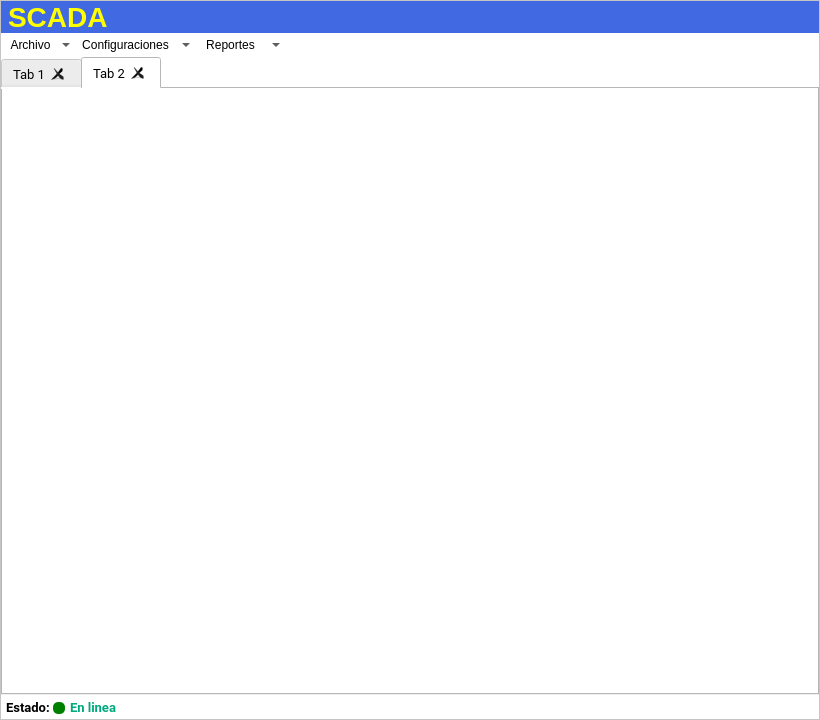
<?xml version="1.0" encoding="UTF-8"?>
<ui version="4.0">
 <class>MainWindow</class>
 <widget class="QMainWindow" name="MainWindow">
  <property name="geometry">
   <rect>
    <x>0</x>
    <y>0</y>
    <width>820</width>
    <height>720</height>
   </rect>
  </property>
  <property name="minimumSize">
   <size>
    <width>820</width>
    <height>680</height>
   </size>
  </property>
  <property name="windowTitle">
   <string>Software SCADA</string>
  </property>
  <property name="windowIcon">
   <iconset resource="../../resources/resources.qrc">
    <normaloff>:/source/img/if_16_1751363.png</normaloff>:/source/img/if_16_1751363.png</iconset>
  </property>
  <property name="dockOptions">
   <set>QMainWindow::AllowTabbedDocks|QMainWindow::AnimatedDocks</set>
  </property>
  <widget class="QWidget" name="MainFrame">
   <property name="styleSheet">
    <string notr="true"/>
   </property>
   <layout class="QVBoxLayout" name="verticalLayout">
    <property name="spacing">
     <number>0</number>
    </property>
    <property name="leftMargin">
     <number>0</number>
    </property>
    <property name="topMargin">
     <number>0</number>
    </property>
    <property name="rightMargin">
     <number>0</number>
    </property>
    <property name="bottomMargin">
     <number>0</number>
    </property>
    <item>
     <widget class="QFrame" name="ContainerFrame">
      <property name="styleSheet">
       <string notr="true">background-color: rgb(255, 255, 255);
</string>
      </property>
      <property name="frameShape">
       <enum>QFrame::StyledPanel</enum>
      </property>
      <property name="frameShadow">
       <enum>QFrame::Raised</enum>
      </property>
      <layout class="QVBoxLayout" name="verticalLayout_2">
       <property name="spacing">
        <number>0</number>
       </property>
       <property name="leftMargin">
        <number>0</number>
       </property>
       <property name="topMargin">
        <number>0</number>
       </property>
       <property name="rightMargin">
        <number>0</number>
       </property>
       <property name="bottomMargin">
        <number>0</number>
       </property>
       <item>
        <layout class="QGridLayout" name="TitileLayout">
         <property name="spacing">
          <number>0</number>
         </property>
         <item row="0" column="0">
          <widget class="QLabel" name="lblIIE">
           <property name="sizePolicy">
            <sizepolicy hsizetype="Maximum" vsizetype="Preferred">
             <horstretch>0</horstretch>
             <verstretch>0</verstretch>
            </sizepolicy>
           </property>
           <property name="styleSheet">
            <string notr="true">background-color: rgb(65, 105, 225);
margin:0px;</string>
           </property>
           <property name="text">
            <string/>
           </property>
           <property name="pixmap">
            <pixmap resource="../../resources/resources.qrc">:/source/img/iiie.png</pixmap>
           </property>
          </widget>
         </item>
         <item row="0" column="1">
          <widget class="QLabel" name="lblSCADA">
           <property name="sizePolicy">
            <sizepolicy hsizetype="Preferred" vsizetype="Preferred">
             <horstretch>0</horstretch>
             <verstretch>0</verstretch>
            </sizepolicy>
           </property>
           <property name="minimumSize">
            <size>
             <width>0</width>
             <height>0</height>
            </size>
           </property>
           <property name="font">
            <font>
             <pointsize>21</pointsize>
             <weight>75</weight>
             <bold>true</bold>
            </font>
           </property>
           <property name="autoFillBackground">
            <bool>false</bool>
           </property>
           <property name="styleSheet">
            <string notr="true">color: rgb(255, 255, 0);background-color: rgb(65, 105, 225);
margin:0px;</string>
           </property>
           <property name="text">
            <string>SCADA</string>
           </property>
          </widget>
         </item>
         <item row="0" column="2">
          <widget class="QLabel" name="lblLogo">
           <property name="sizePolicy">
            <sizepolicy hsizetype="Maximum" vsizetype="Preferred">
             <horstretch>0</horstretch>
             <verstretch>0</verstretch>
            </sizepolicy>
           </property>
           <property name="styleSheet">
            <string notr="true">background-color: rgb(65, 105, 225);
margin:0px;</string>
           </property>
           <property name="frameShape">
            <enum>QFrame::NoFrame</enum>
           </property>
           <property name="text">
            <string/>
           </property>
           <property name="pixmap">
            <pixmap resource="../../resources/resources.qrc">:/source/img/logo.png</pixmap>
           </property>
           <property name="alignment">
            <set>Qt::AlignRight|Qt::AlignTrailing|Qt::AlignVCenter</set>
           </property>
          </widget>
         </item>
        </layout>
       </item>
       <item>
        <layout class="QVBoxLayout" name="ContentLayout">
         <property name="spacing">
          <number>0</number>
         </property>
         <item>
          <widget class="QFrame" name="MenuFrame">
           <property name="minimumSize">
            <size>
             <width>0</width>
             <height>24</height>
            </size>
           </property>
           <property name="styleSheet">
            <string notr="true">margin:0px;</string>
           </property>
           <property name="frameShape">
            <enum>QFrame::NoFrame</enum>
           </property>
           <property name="frameShadow">
            <enum>QFrame::Plain</enum>
           </property>
           <property name="lineWidth">
            <number>0</number>
           </property>
           <widget class="QToolButton" name="MenuArchivo">
            <property name="geometry">
             <rect>
              <x>0</x>
              <y>0</y>
              <width>71</width>
              <height>24</height>
             </rect>
            </property>
            <property name="styleSheet">
             <string notr="true">margin:0px;</string>
            </property>
            <property name="text">
             <string>Archivo</string>
            </property>
            <property name="popupMode">
             <enum>QToolButton::MenuButtonPopup</enum>
            </property>
            <property name="toolButtonStyle">
             <enum>Qt::ToolButtonTextBesideIcon</enum>
            </property>
            <property name="autoRaise">
             <bool>true</bool>
            </property>
            <property name="arrowType">
             <enum>Qt::NoArrow</enum>
            </property>
           </widget>
           <widget class="QToolButton" name="MenuConfiguraciones">
            <property name="geometry">
             <rect>
              <x>70</x>
              <y>0</y>
              <width>121</width>
              <height>24</height>
             </rect>
            </property>
            <property name="styleSheet">
             <string notr="true">margin:0px;</string>
            </property>
            <property name="text">
             <string>Configuraciones</string>
            </property>
            <property name="popupMode">
             <enum>QToolButton::MenuButtonPopup</enum>
            </property>
            <property name="toolButtonStyle">
             <enum>Qt::ToolButtonTextBesideIcon</enum>
            </property>
            <property name="autoRaise">
             <bool>true</bool>
            </property>
            <property name="arrowType">
             <enum>Qt::NoArrow</enum>
            </property>
           </widget>
           <widget class="QToolButton" name="MenuReportes">
            <property name="geometry">
             <rect>
              <x>190</x>
              <y>0</y>
              <width>91</width>
              <height>24</height>
             </rect>
            </property>
            <property name="styleSheet">
             <string notr="true">margin:0px;</string>
            </property>
            <property name="text">
             <string>Reportes</string>
            </property>
            <property name="popupMode">
             <enum>QToolButton::MenuButtonPopup</enum>
            </property>
            <property name="toolButtonStyle">
             <enum>Qt::ToolButtonTextBesideIcon</enum>
            </property>
            <property name="autoRaise">
             <bool>true</bool>
            </property>
            <property name="arrowType">
             <enum>Qt::NoArrow</enum>
            </property>
           </widget>
          </widget>
         </item>
         <item>
          <widget class="QTabWidget" name="workSpaceTab">
           <property name="font">
            <font>
             <family>Roboto</family>
             <pointsize>10</pointsize>
             <weight>50</weight>
             <bold>false</bold>
            </font>
           </property>
           <property name="tabShape">
            <enum>QTabWidget::Rounded</enum>
           </property>
           <property name="currentIndex">
            <number>1</number>
           </property>
           <property name="elideMode">
            <enum>Qt::ElideLeft</enum>
           </property>
           <property name="tabsClosable">
            <bool>true</bool>
           </property>
           <property name="movable">
            <bool>true</bool>
           </property>
           <widget class="QWidget" name="workSpace1">
            <attribute name="title">
             <string>Tab 1</string>
            </attribute>
           </widget>
           <widget class="QWidget" name="WorkSpace2">
            <attribute name="title">
             <string>Tab 2</string>
            </attribute>
           </widget>
          </widget>
         </item>
        </layout>
       </item>
       <item>
        <widget class="QFrame" name="StatusFrame">
         <property name="minimumSize">
          <size>
           <width>0</width>
           <height>24</height>
          </size>
         </property>
         <property name="styleSheet">
          <string notr="true">margin:0px;</string>
         </property>
         <property name="frameShape">
          <enum>QFrame::NoFrame</enum>
         </property>
         <property name="frameShadow">
          <enum>QFrame::Raised</enum>
         </property>
         <property name="lineWidth">
          <number>0</number>
         </property>
         <widget class="QLabel" name="lblStatus">
          <property name="geometry">
           <rect>
            <x>5</x>
            <y>2</y>
            <width>54</width>
            <height>20</height>
           </rect>
          </property>
          <property name="font">
           <font>
            <family>Roboto</family>
            <pointsize>10</pointsize>
            <weight>75</weight>
            <bold>true</bold>
           </font>
          </property>
          <property name="lineWidth">
           <number>0</number>
          </property>
          <property name="text">
           <string>Estado:</string>
          </property>
          <property name="scaledContents">
           <bool>false</bool>
          </property>
         </widget>
         <widget class="QLabel" name="Status">
          <property name="geometry">
           <rect>
            <x>65</x>
            <y>2</y>
            <width>54</width>
            <height>20</height>
           </rect>
          </property>
          <property name="font">
           <font>
            <family>Roboto</family>
            <pointsize>10</pointsize>
            <weight>75</weight>
            <bold>true</bold>
           </font>
          </property>
          <property name="styleSheet">
           <string notr="true">color: rgb(0, 170, 127);</string>
          </property>
          <property name="lineWidth">
           <number>0</number>
          </property>
          <property name="text">
           <string>En linea</string>
          </property>
          <property name="scaledContents">
           <bool>false</bool>
          </property>
          <property name="alignment">
           <set>Qt::AlignCenter</set>
          </property>
         </widget>
         <widget class="QLabel" name="StatusCircle">
          <property name="geometry">
           <rect>
            <x>52</x>
            <y>7</y>
            <width>12</width>
            <height>12</height>
           </rect>
          </property>
          <property name="font">
           <font>
            <family>Roboto</family>
            <pointsize>10</pointsize>
            <weight>75</weight>
            <bold>true</bold>
           </font>
          </property>
          <property name="styleSheet">
           <string notr="true">background-color:green; border-radius:5px;</string>
          </property>
          <property name="lineWidth">
           <number>0</number>
          </property>
          <property name="text">
           <string/>
          </property>
          <property name="scaledContents">
           <bool>false</bool>
          </property>
          <property name="alignment">
           <set>Qt::AlignCenter</set>
          </property>
         </widget>
        </widget>
       </item>
      </layout>
     </widget>
    </item>
   </layout>
  </widget>
 </widget>
 <resources>
  <include location="../../resources/resources.qrc"/>
 </resources>
 <connections/>
</ui>
